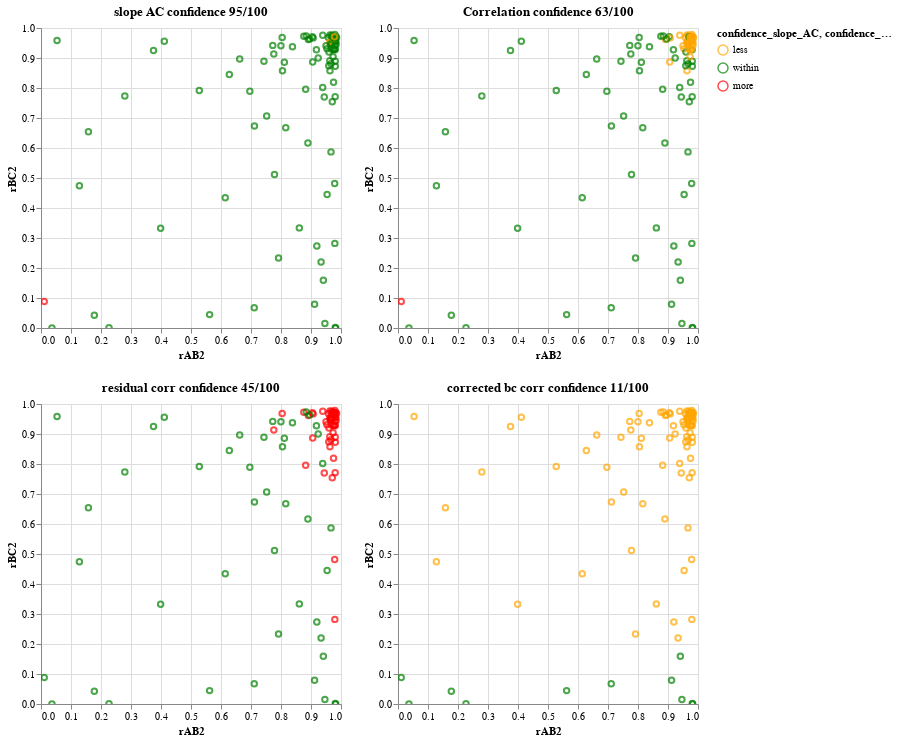

Write notebook code for a chart like this one.
### Code cell
run_simulation_with_params(pathway_=radiating,
                               samplesize_=100,
                               dg_=0.7,
                               d1_=0,
                               d2_=0,
                               d3_=0,
                               d4_=0)
chart
